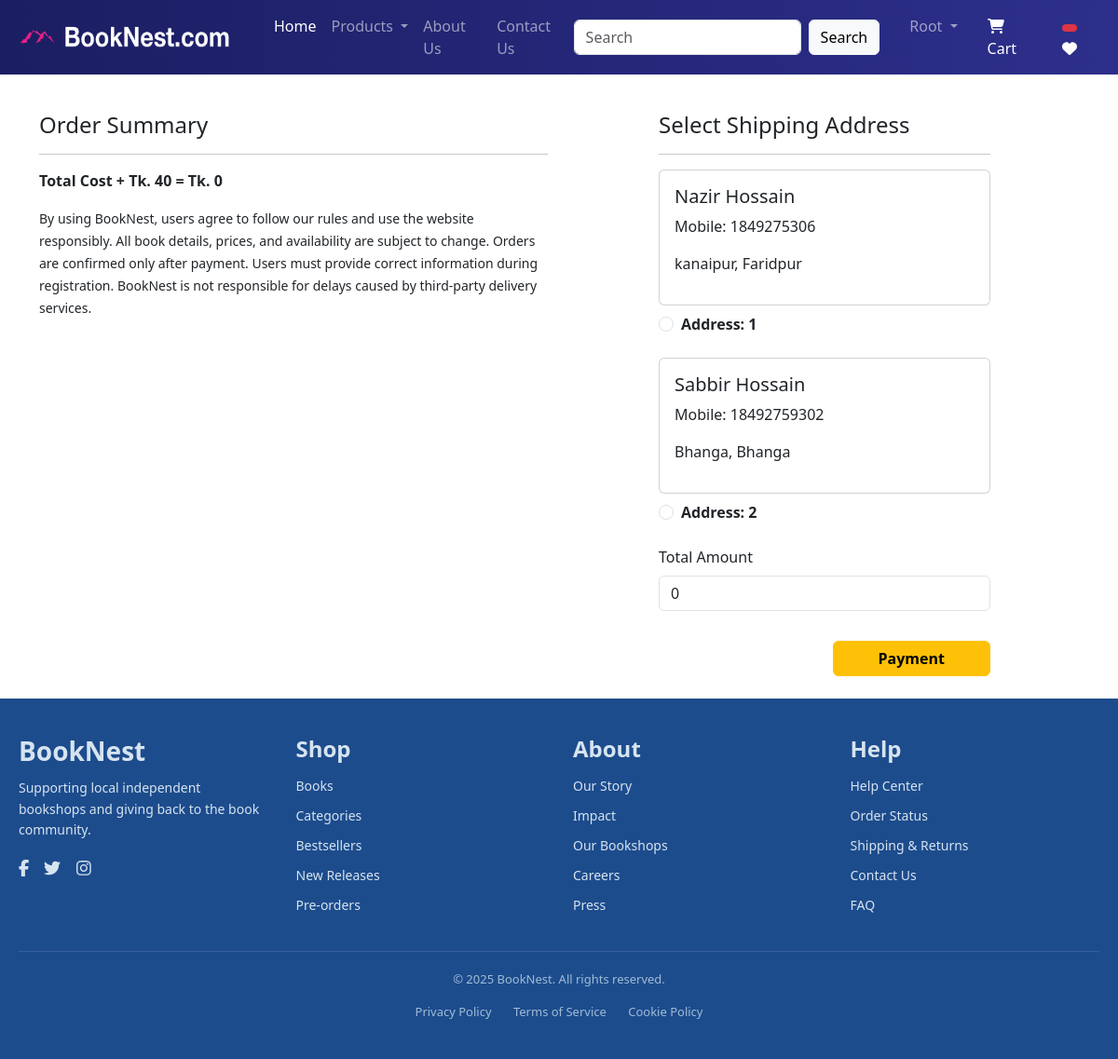
Before: /checkout/ (signed in) with the older database file.
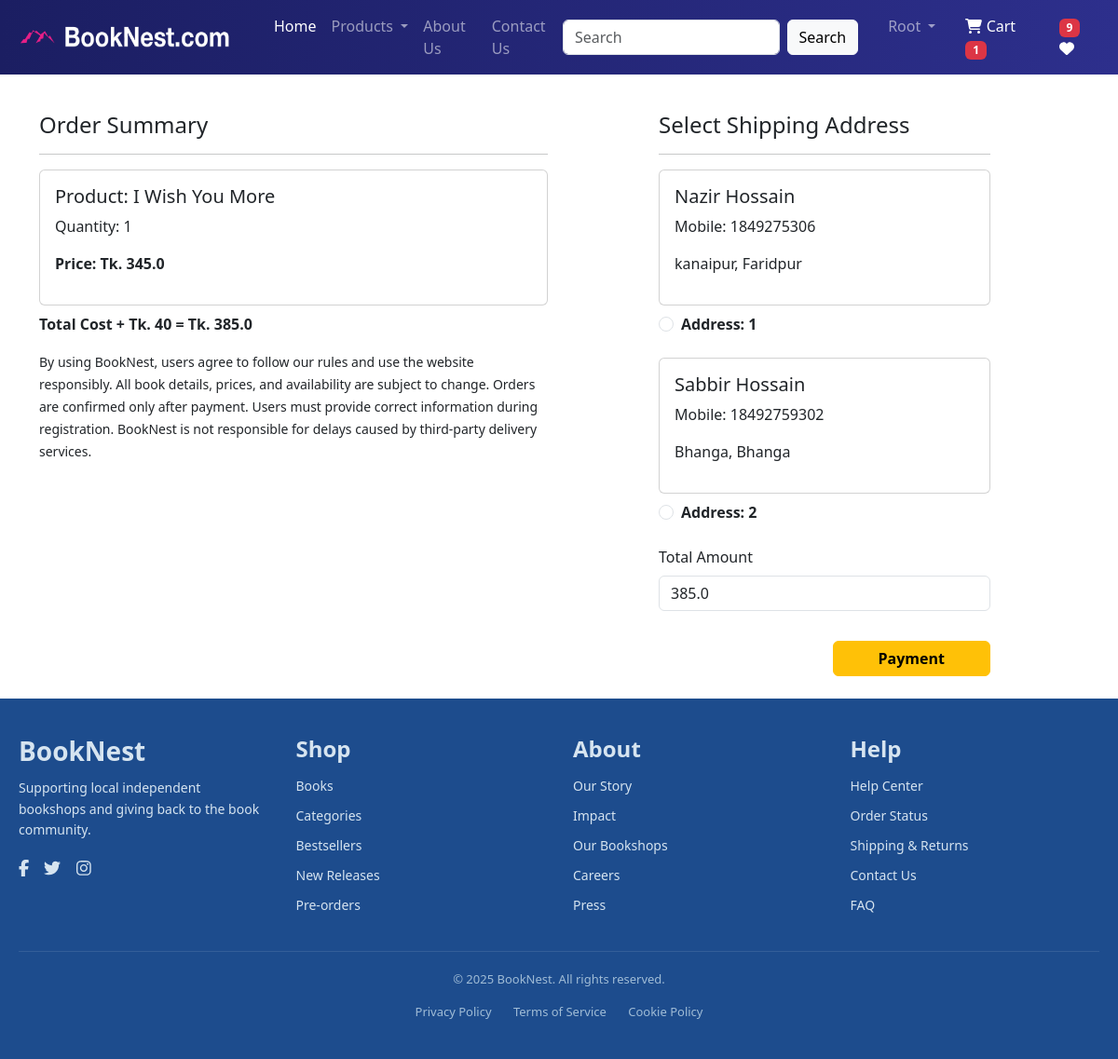
After: the same page with the newer database file.
### app/models.py (models this page shows, shortened)
class Customer(models.Model):
    user = models.ForeignKey(User, on_delete=models.CASCADE)
    name = models.CharField(max_length=200)
    locality = models.CharField(max_length=200)
    city = models.CharField(max_length=200)
    mobile = models.IntegerField(default=0)
    zipcode = models.IntegerField()
    state = models.CharField(choices=STATE_CHOICES, max_length=100)

class Cart(models.Model):
   user = models.ForeignKey(User, on_delete=models.CASCADE)
   product=models.ForeignKey(Product, on_delete=models.CASCADE)
   quantity=models.PositiveIntegerField(default=1)

class Product(models.Model):
    title = models.CharField(max_length=100)
    selling_price = models.FloatField()
    discounted_price = models.FloatField()
    description = models.TextField()
    composition = models.TextField(default="")
    author = models.CharField(max_length=100, blank=True, null=True)
    prodapp = models.TextField(default="")
    category = models.CharField(choices=CATEGORY_CHOICES, max_length=2)
    product_image = models.ImageField(upload_to='product/')
    format = models.CharField(max_length=50, default='Hardcover')
    pages = models.IntegerField(default=100)
    dimensions = models.CharField(max_length=100, default='6.25 × 9.25 inches')
    publication_date = models.DateField(null=True, blank=True)
    isbn = models.CharField(max_length=20, default='000-0000000000')
    language = models.CharField(max_length=50, default='English')

### app/views.py (the view)
# urls.py: path('checkout/', views.checkout.as_view(),name = "checkout" ),
@method_decorator(login_required,name='dispatch')
class checkout(View):
    def get(self, request):
        totalitem = 0
        wishlist=0
        if request.user.is_authenticated:
            totalitem = len(Cart.objects.filter(user=request.user))
            wishitem = len(Wishlist.objects.filter(user=request.user))
        user = request.user
        add = Customer.objects.filter(user=user)
        cart_items = Cart.objects.filter(user=user)
        famount = 0
        for p in cart_items:
            value = p.quantity * p.product.discounted_price
            famount += value
        totalamount = famount + 40 if cart_items.exists() else 0
        return render(request, 'app/checkout.html', locals())

### app/templates/app/checkout.html (shortened to what this page needs)
{% extends 'app/base.html' %}
{% load static %}
{% block main-content %}
<div class="container">
  <div class="row mt-5">
    <div class="col-sm-6">
      <h4>Order Summary</h4>
      <hr>
      {% for item in cart_items %}
        <div class="card mb-2">
          <div class="card-body">
            <h5>Product: {{ item.product.title }}</h5>
            <p>Quantity: {{ item.quantity }}</p>
            <p class="fw-bold">Price: Tk. {{ item.product.discounted_price }}</p>
          </div>
        </div>
      {% endfor %}
      <p class="fw-bold">Total Cost + Tk. 40 = Tk. {{ totalamount }}</p>
      <small>
        By using BookNest, users agree to follow our rules and use the website responsibly.
        All book details, prices, and availability are subject to change. Orders are confirmed
        only after payment. Users must provide correct information during registration. BookNest
        is not responsible for delays caused by third-party delivery services.
      </small>
    </div>
    <div class="col-sm-4 offset-sm-1">
      <h4>Select Shipping Address</h4>
      <hr>
      <form method="post" id="myform">
        {% for ad in add %}
          <div class="card mb-2">
            <div class="card-body">
              <h5>{{ ad.name }}</h5>
              <p>Mobile: {{ ad.mobile }}</p>
              <p>{{ ad.locality }}, {{ ad.city }}</p>
            </div>
          </div>
          <div class="form-check mt-2 mb-4">
            <input class="form-check-input" type="radio" name="custid" id="custadd{{ forloop.counter }}" value="{{ ad.id }}">
            <label class="form-check-label fw-bold" for="custadd{{ forloop.counter }}">
              Address: {{ forloop.counter }}
            </label>
          </div>
        {% endfor %}
        <div class="mb-3">
          <label for="totamount" class="form-label">Total Amount</label>
          <input type="number" class="form-control" name="totamount" value="{{ totalamount }}" readonly>
        </div>
        <div class="text-end">
          <button type="submit" class="btn btn-warning mt-3 px-5 fw-bold">Payment</button>
        </div>
      </form>
    </div>
  </div>
</div>
<br>
{% endblock main-content %}

### app/templates/app/base.html (shortened to what the changed rows need)
<!DOCTYPE html>
{% load static %}
<html lang="en">
<head>
    <link href="https://cdn.jsdelivr.net/npm/bootstrap@5.3.5/dist/css/bootstrap.min.css" rel="stylesheet">
    <link rel="stylesheet" href="{% static 'app/css/owl.carousel.min.css' %}">
    <link rel="stylesheet" href="{% static 'app/css/all.min.css' %}">
    <link rel="stylesheet" href="{% static 'app/css/style.css' %}">
</head>
<body>
  <nav class="navbar navbar-expand-lg navbar-dark navbar-gradient fixed-top">
        <div class="container-fluid">
           <div class="collapse navbar-collapse" id="navbarSupportedContent">
            <ul class="navbar-nav mb-2 mb-lg-0 ms-3">
              {% if request.user.is_authenticated %}
              <li class="nav-item dropdown mx-2">
                <a class="nav-link dropdown-toggle" href="#" id="profileDropdown" role="button" data-bs-toggle="dropdown" aria-expanded="false">
                  {{ request.user.username|capfirst }}
                </a>
              </li>
              <li class="nav-item mx-2">
                <a href="{% url 'showcart' %}" class="nav-link text-white position-relative">
                  <i class="fa fa-shopping-cart"></i> Cart
                  {% if totalitem > 0 %}
                      <span class="badge bg-danger">
                          {{ totalitem }}
                      </span>
                  {% endif %}
              </a>
              </li>
              <li class="nav-item mx-2">
                <a href="#" class="nav-link text-white">
                    <span class="badge bg-danger">
                        {% if wishitem > 0 %} {{ wishitem }} {% endif %}
                    </span>
                    <i class="fa fa-heart"></i>
                </a>
            </li>
              {% endif %}
            </ul>
          </div>
        </div>
    </nav>
<br><br><br>
    {% block main-content %}{% endblock main-content %}
</body>
</html>

Changed rows visible on the page:
added Cart: product "I Wish You More", quantity "1", product.discounted_price "345.0"
Other visible differences:
{{ totalitem }}: (not shown) → "1"
{{ wishitem }}: (not shown) → "9"
{{ totalamount }}: "0" → "385.0"
form field totamount: "0" → "385.0"
